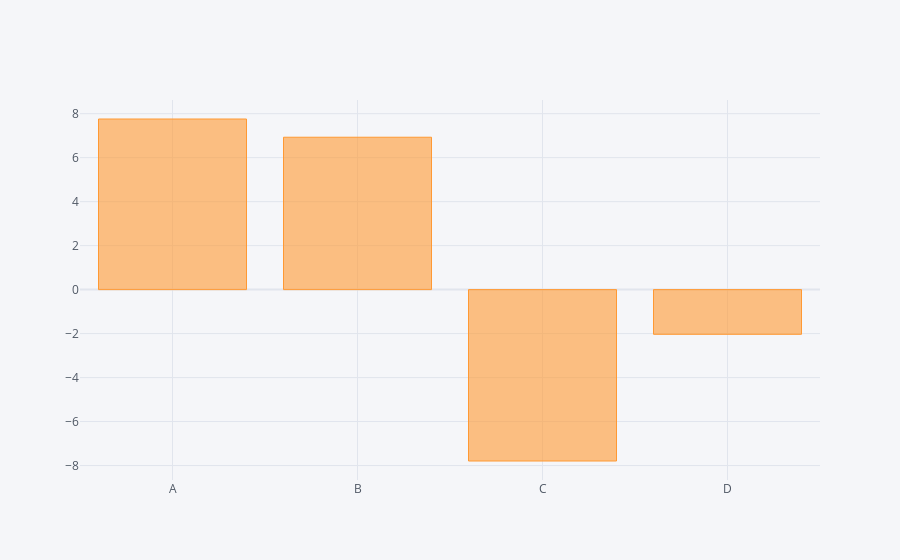

Notebook code cell kept with this figure:
### Code cell
df.sum().iplot(kind='bar')

### Figure 1 — Plotly figure (JSON) as saved in the notebook; plotly's stock layout.template omitted (floating-point values rounded to 4 significant figures)
{"data": [{"marker": {"color": "rgba(255, 153, 51, 0.6)", "line": {"color": "rgba(255, 153, 51, 1.0)", "width": 1}}, "name": "None", "orientation": "v", "text": "", "type": "bar", "x": ["A", "B", "C", "D"], "y": [7.758, 6.929, -7.793, -2.032]}], "layout": {"legend": {"bgcolor": "#F5F6F9", "font": {"color": "#4D5663"}}, "paper_bgcolor": "#F5F6F9", "plot_bgcolor": "#F5F6F9", "title": {"font": {"color": "#4D5663"}}, "xaxis": {"gridcolor": "#E1E5ED", "showgrid": true, "tickfont": {"color": "#4D5663"}, "title": {"font": {"color": "#4D5663"}, "text": ""}, "zerolinecolor": "#E1E5ED"}, "yaxis": {"gridcolor": "#E1E5ED", "showgrid": true, "tickfont": {"color": "#4D5663"}, "title": {"font": {"color": "#4D5663"}, "text": ""}, "zerolinecolor": "#E1E5ED"}}}
